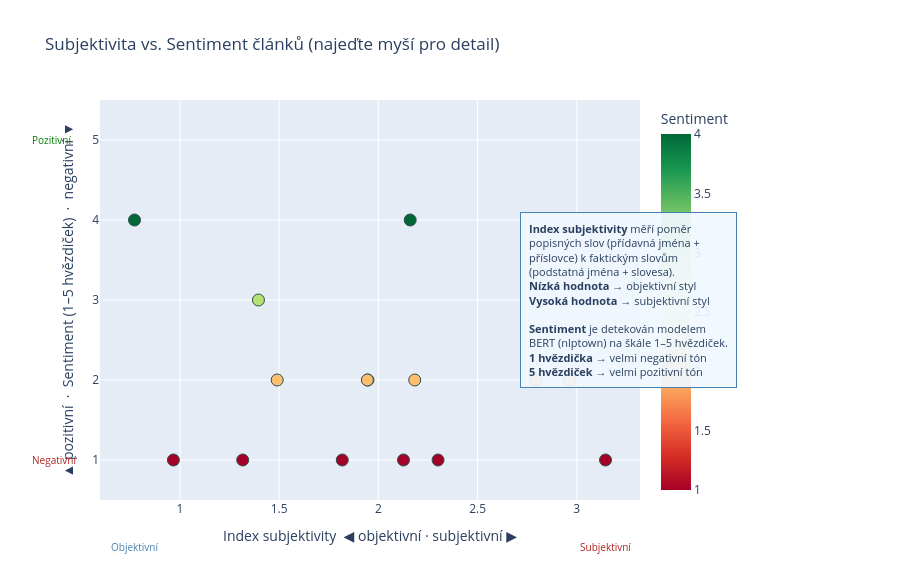

The cell this chart's notebook holds for it:
### Code cell
import plotly.express as px
import plotly.graph_objects as go
import pandas as pd

if 'articles_df' in locals() and 'subjectivity_index' in articles_df.columns and 'sentiment_label' in articles_df.columns:

    # Convert sentiment label ("1 star" … "5 stars") to a numeric 1–5 score
    def label_to_numeric(label):
        try:
            return int(str(label).split()[0])
        except (ValueError, IndexError):
            return None

    plot_df = articles_df.copy()
    plot_df['sentiment_numeric'] = plot_df['sentiment_label'].apply(label_to_numeric)

    # Use best available subjectivity score
    subjectivity_col = 'refined_bias_corpus_score' if 'refined_bias_corpus_score' in plot_df.columns else \
                       'refined_bias_score'         if 'refined_bias_score'         in plot_df.columns else \
                       'subjectivity_index'

    # Build hover text
    if 'top_keywords' in plot_df.columns:
        plot_df['hover_keywords'] = plot_df['top_keywords']
    else:
        plot_df['hover_keywords'] = ''

    plot_df = plot_df.dropna(subset=[subjectivity_col, 'sentiment_numeric'])

    x_min = plot_df[subjectivity_col].min()
    x_max = plot_df[subjectivity_col].max()

    fig = px.scatter(
        plot_df,
        x=subjectivity_col,
        y='sentiment_numeric',
        hover_name='title',
        hover_data={'hover_keywords': True, subjectivity_col: ':.3f', 'sentiment_numeric': True},
        color='sentiment_numeric',
        color_continuous_scale='RdYlGn',
        size_max=14,
        labels={
            subjectivity_col: 'Index subjektivity',
            'sentiment_numeric': 'Sentiment (1 = neg., 5 = poz.)',
            'hover_keywords': 'Klíčová slova',
        },
        title='Subjektivita vs. Sentiment článků (najeďte myší pro detail)',
    )

    fig.update_traces(
        marker=dict(size=12, line=dict(width=1, color='DarkSlateGrey')),
        selector=dict(mode='markers'),
    )

    subjectivity_explanation = (
        "<b>Index subjektivity</b> měří poměr<br>"
        "popisných slov (přídavná jména +<br>"
        "příslovce) k faktickým slovům<br>"
        "(podstatná jména + slovesa).<br>"
        "<b>Nízká hodnota</b> → objektivní styl<br>"
        "<b>Vysoká hodnota</b> → subjektivní styl<br>"
        "<br>"
        "<b>Sentiment</b> je detekován modelem<br>"
        "BERT (nlptown) na škále 1–5 hvězdiček.<br>"
        "<b>1 hvězdička</b> → velmi negativní tón<br>"
        "<b>5 hvězdiček</b> → velmi pozitivní tón"
    )

    fig.update_layout(
        xaxis_title='Index subjektivity  ◀ objektivní · subjektivní ▶',
        yaxis_title='▲ pozitivní  ·  Sentiment (1–5 hvězdiček)  ·  negativní ▼',
        yaxis=dict(tickmode='linear', tick0=1, dtick=1, range=[0.5, 5.5]),
        coloraxis_colorbar=dict(title='Sentiment'),
        hovermode='closest',
        height=580,
        annotations=[
            # Explanation box
            dict(
                text=subjectivity_explanation,
                xref='paper', yref='paper',
                x=1.18, y=0.5,
                showarrow=False,
                align='left',
                bgcolor='rgba(240,248,255,0.92)',
                bordercolor='steelblue',
                borderwidth=1,
                borderpad=8,
                font=dict(size=11),
            ),
            # X-axis low label
            dict(
                text='Objektivní',
                xref='x', yref='paper',
                x=x_min, y=-0.14,
                showarrow=False,
                font=dict(size=10, color='steelblue'),
                align='center',
            ),
            # X-axis high label
            dict(
                text='Subjektivní',
                xref='x', yref='paper',
                x=x_max, y=-0.14,
                showarrow=False,
                font=dict(size=10, color='firebrick'),
                align='center',
            ),
            # Y-axis low label (1 = negative)
            dict(
                text='Negativní',
                xref='paper', yref='y',
                x=-0.13, y=1,
                showarrow=False,
                font=dict(size=10, color='firebrick'),
                align='center',
            ),
            # Y-axis high label (5 = positive)
            dict(
                text='Pozitivní',
                xref='paper', yref='y',
                x=-0.13, y=5,
                showarrow=False,
                font=dict(size=10, color='green'),
                align='center',
            ),
        ],
        margin=dict(b=80, l=100, r=260),
    )

    fig.show()
else:
    print("Chybí potřebné sloupce (subjectivity_index, sentiment_label). Spusťte nejprve buňky 28 a 30.")

### Figure 1 — Plotly figure (JSON) as saved in the notebook; plotly's stock layout.template omitted (floating-point values rounded to 4 significant figures)
{"data": [{"customdata": [["fotbalové, vás, zejména, reportéra, soutěžích"], ["čt, moravec, projekt, václav, pořadu"], ["moře, velryba, pondělí, vody, přimět"], ["let, stanovištích, děti, kontrolních, íránských"], ["jeho, připomínat, píše, donald, mohla"], ["odpovědi, agrese, nedělají, jaká, ruské"], ["proti, vakcíny, buňky, vakcína, očkování"], ["kolem, kč, ropy, ropa, pětina"], ["války, ráno, role, slibem, prezident"], ["poradenství, právní, azylových, zařízeních, advokátní"], ["zastavila, roky, sešly, předsedů, rusku"], ["sobě, soužití, připoutala, starodávné, přisýpá"], ["společnost, fico, robert, slovensko, česká"], ["různých, soudce, soudu, respektive, zaživa"], ["dětí, let, roce, procent, kalíšková"]], "hovertemplate": "<b>%{hovertext}</b><br><br>Index subjektivity=%{x:.3f}<br>Sentiment (1 = neg., 5 = poz.)=%{marker.color}<br>Klíčová slova=%{customdata[0]}<extra></extra>", "hovertext": ["Jak se podvádí ve fotbale a proč Maďaři mlčí", "Václav Moravec naznačil svoje plány. Inspiraci hledá u slovenského kolegy", "Velryba na severu Německa uvázla potřetí", "V íránských milicích slouží i děti", "Hodně zlata, letadlo a jeho jméno na vrcholu. Trump ukázal návrh své knihovny", "Glosa: Pocit bezpečí u nás mizí. Babišovi hrozí, že selže jako Beneš", "U vakcín vůbec nejde o minulost. To nejlepší totiž teprve přichází", "Komentář: Přes 50 korun nejede vlak. Ale vážně je to tak šílená cena?", "Válečný prezident Trump se historicky vymyká svým předchůdcům", "Za právní pomoc pro cizince zaplatí stát víc. Vnitro přitom mělo na výběr", "Babiše s Ficem vítal protest i hejtman s chlebem. Pak podepsali memorandum", "Recenze: Není to obvyklé divadlo. Ve starodávné kuchyni herci vaří a vyprávějí", "Slováci se normalizují v přímém přenosu, je to varování pro Česko, říká expert", "Česko nebude Divokým východem. Další soud se tvrdě postavil k brutálnímu činu", "„Hlavně nezavírat školky.“ Narodilo se nejméně dětí v moderní historii"], "legendgroup": "", "marker": {"color": [4, 2, 2, 1, 4, 2, 2, 1, 1, 1, 1, 3, 2, 1, 2], "coloraxis": "coloraxis", "line": {"color": "DarkSlateGrey", "width": 1}, "size": 12, "symbol": "circle"}, "mode": "markers", "name": "", "orientation": "v", "showlegend": false, "type": "scatter", "x": [2.16, 2.183, 1.947, 1.316, 0.7706, 1.49, 1.944, 1.818, 3.145, 2.126, 0.9667, 1.395, 2.965, 2.301, 2.796], "xaxis": "x", "y": [4, 2, 2, 1, 4, 2, 2, 1, 1, 1, 1, 3, 2, 1, 2], "yaxis": "y"}], "layout": {"annotations": [{"align": "left", "bgcolor": "rgba(240,248,255,0.92)", "bordercolor": "steelblue", "borderpad": 8, "borderwidth": 1, "font": {"size": 11}, "showarrow": false, "text": "<b>Index subjektivity</b> měří poměr<br>popisných slov (přídavná jména +<br>příslovce) k faktickým slovům<br>(podstatná jména + slovesa).<br><b>Nízká hodnota</b> → objektivní styl<br><b>Vysoká hodnota</b> → subjektivní styl<br><br><b>Sentiment</b> je detekován modelem<br>BERT (nlptown) na škále 1–5 hvězdiček.<br><b>1 hvězdička</b> → velmi negativní tón<br><b>5 hvězdiček</b> → velmi pozitivní tón", "x": 1.18, "xref": "paper", "y": 0.5, "yref": "paper"}, {"align": "center", "font": {"color": "steelblue", "size": 10}, "showarrow": false, "text": "Objektivní", "x": 0.7706, "xref": "x", "y": -0.14, "yref": "paper"}, {"align": "center", "font": {"color": "firebrick", "size": 10}, "showarrow": false, "text": "Subjektivní", "x": 3.145, "xref": "x", "y": -0.14, "yref": "paper"}, {"align": "center", "font": {"color": "firebrick", "size": 10}, "showarrow": false, "text": "Negativní", "x": -0.13, "xref": "paper", "y": 1, "yref": "y"}, {"align": "center", "font": {"color": "green", "size": 10}, "showarrow": false, "text": "Pozitivní", "x": -0.13, "xref": "paper", "y": 5, "yref": "y"}], "coloraxis": {"colorbar": {"title": {"text": "Sentiment"}}, "colorscale": [[0, "rgb(165,0,38)"], [0.1, "rgb(215,48,39)"], [0.2, "rgb(244,109,67)"], [0.3, "rgb(253,174,97)"], [0.4, "rgb(254,224,139)"], [0.5, "rgb(255,255,191)"], [0.6, "rgb(217,239,139)"], [0.7, "rgb(166,217,106)"], [0.8, "rgb(102,189,99)"], [0.9, "rgb(26,152,80)"], [1, "rgb(0,104,55)"]]}, "height": 580, "hovermode": "closest", "legend": {"tracegroupgap": 0}, "margin": {"b": 80, "l": 100, "r": 260}, "title": {"text": "Subjektivita vs. Sentiment článků (najeďte myší pro detail)"}, "xaxis": {"anchor": "y", "domain": [0, 1], "title": {"text": "Index subjektivity  ◀ objektivní · subjektivní ▶"}}, "yaxis": {"anchor": "x", "domain": [0, 1], "dtick": 1, "range": [0.5, 5.5], "tick0": 1, "tickmode": "linear", "title": {"text": "▲ pozitivní  ·  Sentiment (1–5 hvězdiček)  ·  negativní ▼"}}}}
